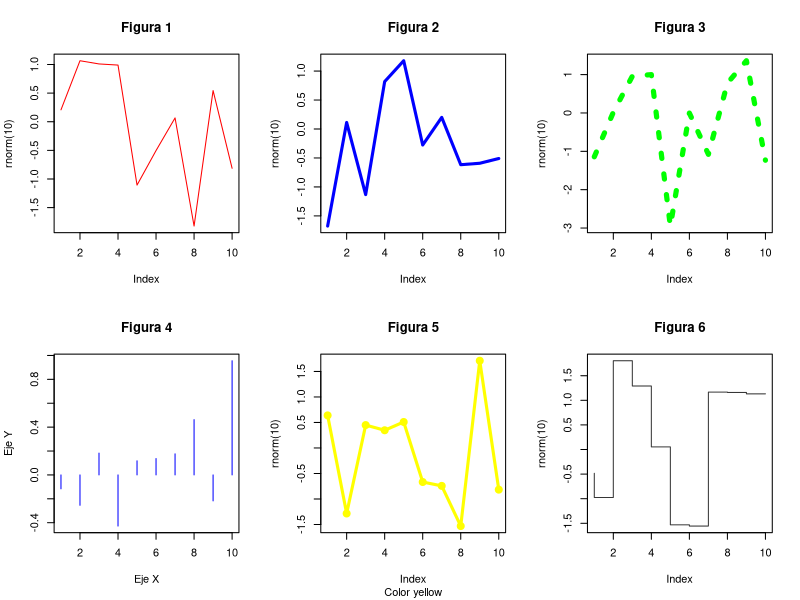
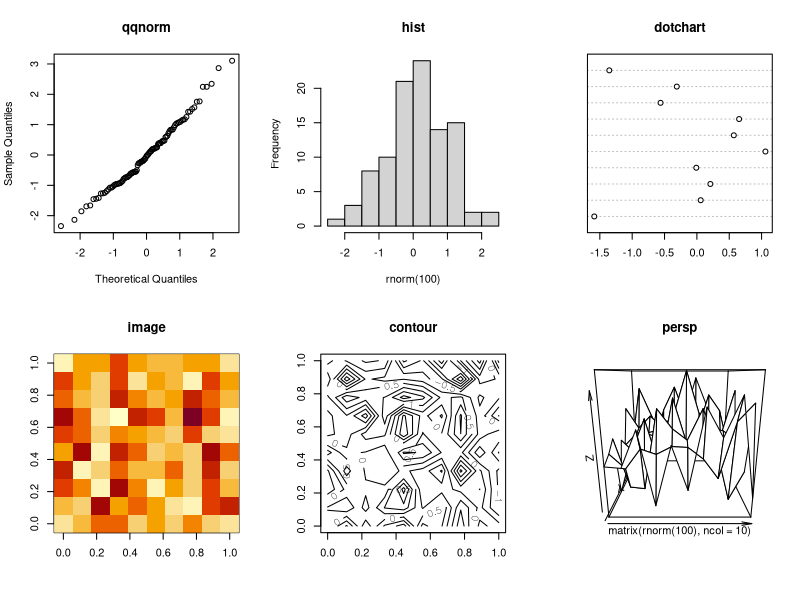
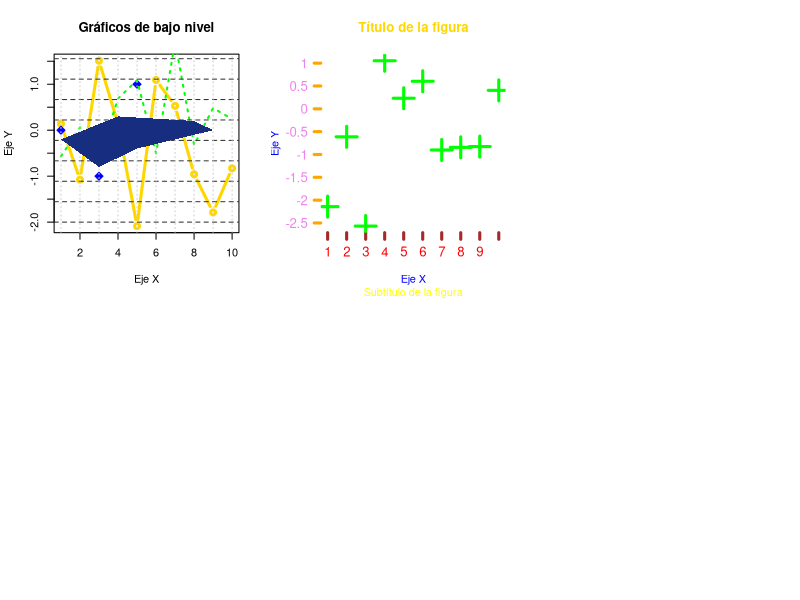

Source code (R) for these figures, in order:
## ---- chunk 1
par(mfrow = c(2, 3))
plot(rnorm(10), 
     col = "red",
     type = "l",
     main = "Figura 1")
plot(rnorm(10),
     col = "blue",
     type = "l",
     main = "Figura 2",
     lwd = 3)
plot(rnorm(10),
     col = "green",
     type = "l",
     main = "Figura 3",
     lwd = 5,
     lty = 3)
plot(rnorm(10),
     col = "blue",
     type = "h",
     main = "Figura 4",
     xlab = "Eje X",
     ylab = "Eje Y")
plot(rnorm(10),
     col = "yellow",
     type = "o",
     main = "Figura 5",
     sub = "Color yellow",
     lwd = 3)
plot(rnorm(10),
     col = "grey21",
     type = "S",
     main = "Figura 6")
## ---- chunk 2
par(mfrow = c(2, 3))
qqnorm(rnorm(100),
       main = "qqnorm")
hist(rnorm(100),
     main = "hist")
dotchart(rnorm(10),
         main = "dotchart")
image(matrix(rnorm(100),
             ncol = 10),
      main = "image")
contour(matrix(rnorm(100),
               ncol = 10),
        main = "contour")
persp(matrix(rnorm(100),
             ncol = 10),
      main = "persp")
## ---- chunk 3
plot(rnorm(10),
     xlab = "Eje X",
     ylab = "Eje Y",
     main = "Gráficos de bajo nivel",
     type = "b",
     lwd = 3,
     col = "gold")
points(x = c(1, 3, 5),
       y = c(0, -1, 1),
       pch = 23,
       col = "blue",
       bg = "blue",
       cex = 1.3)
lines(rnorm(10),
      lwd = 2,
      lty = 3,
      col = "green")
abline(h = seq(-2, 2, length = 10),
       col = grey(0.2),
       lty = 2)
abline(v = seq(1, 10),
       col = grey(0.8),
       lty = 3)
polygon(x = c(3, 5, 9, 8, 4, 1),
        y = c(-0.8, -0.4, 0.0, 0.2, 0.3, -0.2),
        col = rgb(23, 46, 128, maxColorValue = 255),
        border = NA)
## ---- chunk 4
par(bg = "grey60", lwd = 3, col = "white")
valores <- rnorm(10)

plot(valores,
     type = "p",
     xlab = "Eje X", 
     ylab = "Eje Y",
     main = "Título de la figura",
     sub = "Subtítulo de la figura",
     xaxt = "n",
     yaxt = "n",
     col.main = "gold",
     col.sub = "yellow",
     col.lab = "blue")

axis(side = 1, 
     at = 1:10,
     label = 1:10,
     cex.axis = 0.8,
     las = 1,
     col = "white",
     lwd = 3,
     col.ticks = "brown",
     col.axis = "red",
     cex.axis = 1.2)

axis(side = 2,
     at = seq(-3, 3, by = 0.5),
     label = seq(-3, 3, by = 0.5),
     cex.axis = 1.2,
     las = 2,
     col = "white",
     lwd = 3,
     col.ticks = "orange",
     col.axis = "violet")

points(valores,
       pch = 3,
       cex = 3,
       col = "green")
